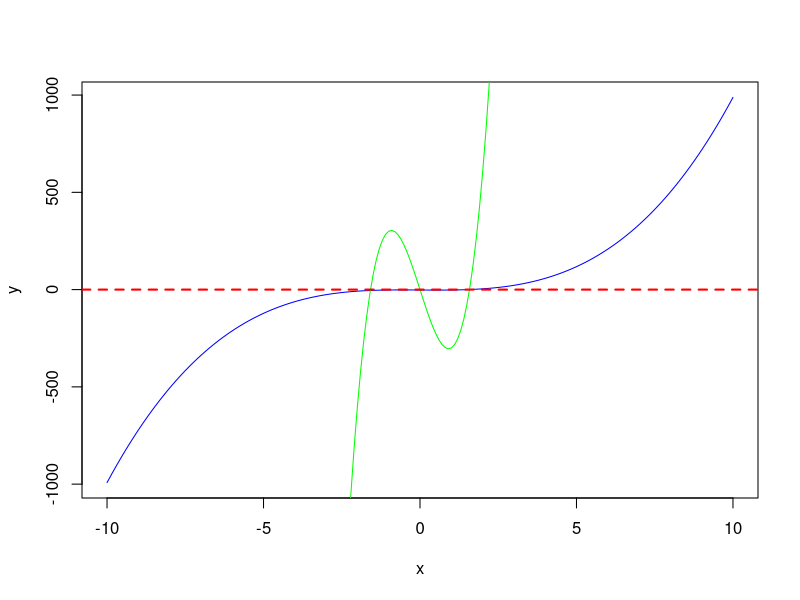
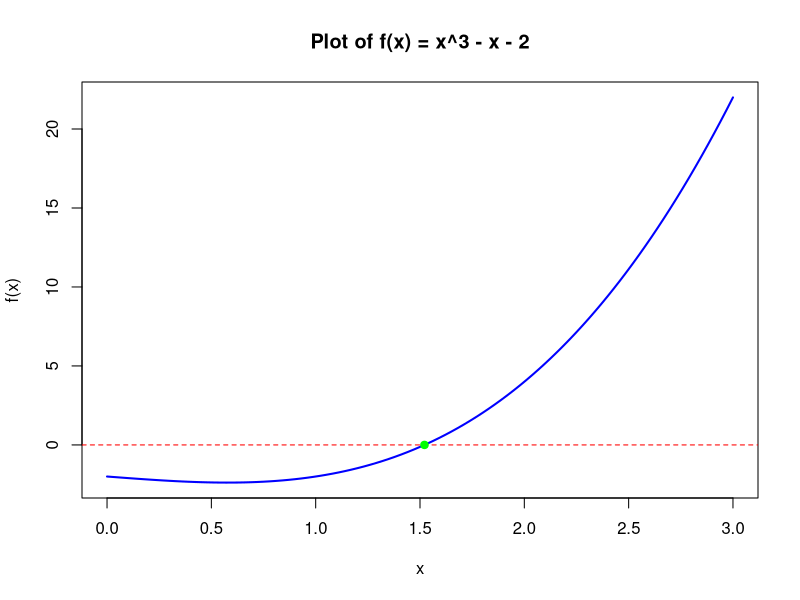

These figures' R source, in order:
## ---- chunk 1
my_function <- function(parameters) {
  # perform action
  # return value
}
## ---- chunk 2
fahr_to_kelvin <- function(temp) {
  kelvin <- ((temp - 32) * (5 / 9)) + 273.15
  return(kelvin)
}
fahr_to_kelvin(95)
## ---- chunk 3
x <- 10 
add_five <- function() {
  x <- x + 5  
  return(x)
}
add_five()
## ---- chunk 4
y <- 1
add_five_2 <- function(){
  y <- 5
  y <- y + 5
  return(y)
}
add_five_2()
## ---- chunk 5
fahr_to_kelvin <- function(temp = 95) {
  kelvin <- ((temp - 32) * (5 / 9)) + 273.15
  return(kelvin)
}
fahr_to_kelvin()
## ---- chunk 6
row_sum <- function(mat){
  d1 <- nrow(mat)
  d2 <- ncol(mat)
  result <- rep(0, d1)
  for (i in 1:d1) {
    for(j in 1:d2){
      result[i] <- result[i] + mat[i,j]
    }
  }
  return(result)
}
M <- matrix(1:16,4,4)
row_sum(M)
rowSums(M)
## ---- chunk 7
M <- matrix(1:16,4,4)
result <- rep(0, 4)
  for (i in 1:4) {
    for(j in 1:4){
      result[i] <- result[i] + M[i,j]
    }
  }
result
## ---- chunk 8
M <- matrix(1:25,5,5)
result <- rep(0, 4)
  for (i in 1:4) {
    for(j in 1:4){
      result[i] <- result[i] + M[i,j]
    }
  }
result
rowSums(M)
## ---- chunk 9
factorial_recursive <- function(n) {
  if (n == 1) {
    return(1)
  } else {
    return(n * factorial_recursive(n - 1))
  }
}

factorial_recursive(5)  # Output: 120
## ---- chunk 10
fahr_to_kelvin <- function(temp) {
  kelvin <- ((temp - 32) * (5 / 9)) + 273.15
  return(kelvin)
}

kelvin_to_celsius <- function(temp) {
  celsius <- temp - 273.15
  return(celsius)
}
## ---- chunk 11
fahr_to_kelvin(95)
kelvin_to_celsius(fahr_to_kelvin(95))
## ---- chunk 12
library(dplyr)
fahr_to_kelvin(95) %>% kelvin_to_celsius()
## ---- chunk 13
f <- function(x) {
  x^3 - x - 2
}

f2 <- function(x){
  200*x^3 - 500*x
}

x <- seq(from = -10, to = 10, by = 0.1)
y <- f(x)
y2 <- f2(x)
plot(x,y, type = 'l', col = 'blue')
lines(x,y2, type = 'l', col = 'green')
abline(h = 0, col = "red", lty = "dashed", lwd = 2)
## ---- chunk 14
# Define the target function
f <- function(x) {
  x^3 - x - 2
}

# Bisection method function
bisection_method <- function(f, a, b, tol = 1e-6, max_iter = 100) {
  if (f(a) * f(b) > 0) {
    stop("Function must have opposite signs at endpoints a and b.")
  }

  for (i in 1:max_iter) {
    c <- (a + b) / 2  # Midpoint
    if (abs(f(c)) < tol || (b - a)/2 < tol) {
      cat("Converged in", i, "iterations\n")
      return(c)
    }
    if (f(c) * f(a) < 0) {
      b <- c
    } else {
      a <- c
    }
  }

  warning("Maximum iterations reached without convergence.")
  return((a + b) / 2)
}
## ---- chunk 15
# Use the function
root <- bisection_method(f, a = 1, b = 2)
cat("Estimated root:", root, "\n")


# Visualize the function and the root
curve(f, from = 0, to = 3, col = "blue", lwd = 2,
      ylab = "f(x)", main = "Plot of f(x) = x^3 - x - 2")
abline(h = 0, col = "red", lty = 2)
points(root, f(root), col = "green", pch = 19)

